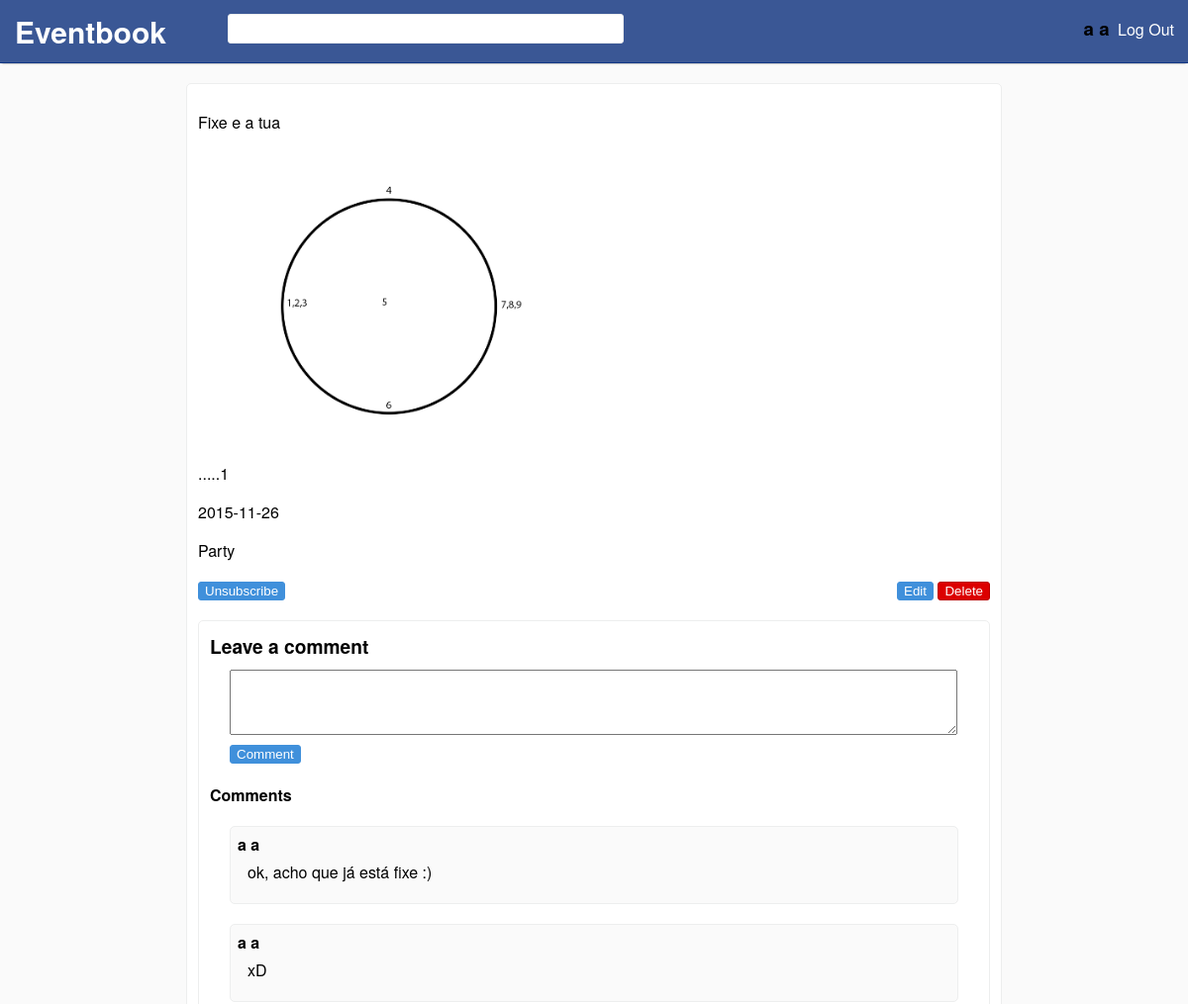
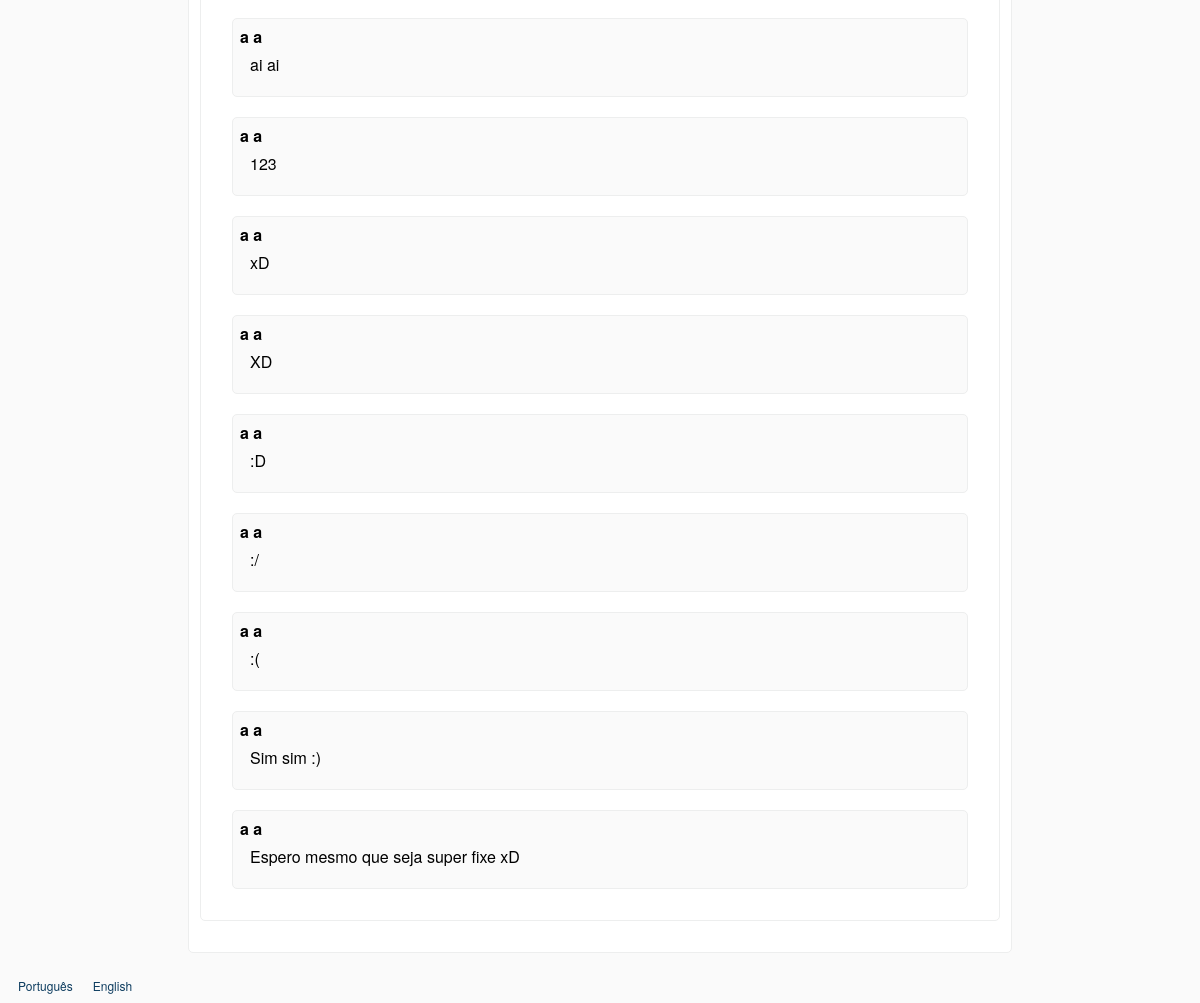
/events/12 (signed in), run on the app's committed database (2 pictures, top to bottom).
### tables this page shows
CREATE TABLE events
(
	id INTEGER PRIMARY KEY,
	name TEXT NOT NULL,
	image TEXT NOT NULL,
	creation_date DATETIME DEFAULT(DATETIME('now')),
	date DATETIME NOT NULL,
	description TEXT NOT NULL,
	type_id INTEGER REFERENCES types(id),
	user_id INTEGER REFERENCES users(id)
, deleted BOOLEAN DEFAULT(0), public BOOLEAN DEFAULT(1));

CREATE TABLE event_comments
(
	id INTEGER PRIMARY KEY,
	event_id INTEGER NOT NULL REFERENCES events(id),
	user_id INTEGER NOT NULL REFERENCES users(id),
	date DATETIME DEFAULT(DATETIME('now')),
	text TEXT NOT NULL
);

### database/events.php (called while the page is built, shortened)
<?php
	include_once('connection.php');
	function getEventAndSubscription($event_id, $user_id)
	{
		global $db;
		$stmt = $db->prepare('SELECT events.id id,name,image,date,description,type,events.user_id user_id, COUNT(event_id) subscribed FROM events
			LEFT JOIN event_types ON type_id = event_types.id
			LEFT JOIN event_subscriptions ON event_id = events.id AND event_subscriptions.user_id = ?
			WHERE events.id=? AND deleted = 0');
		$stmt->execute(array($user_id,$event_id));
		return $stmt->fetch();
	}
	function getEventComments($event_id, $last_id = false)
	{
		global $db;
		if ($last_id === false)
		{
			$stmt = $db->prepare('SELECT event_comments.id id, (first_name || " " || last_name) user_name, date, text FROM event_comments
				LEFT JOIN users ON user_id = users.id WHERE event_id = ? ORDER BY id DESC');
			$stmt->execute(array($event_id));
			return $stmt->fetchAll();
		}
	}
?>

### languages/en.php (called while the page is built)
<?php
$lang = array();
$lang['SITE_NAME'] = 'Eventbook';
$lang['REGISTER'] = 'Register';
$lang['FIRST_NAME'] = 'First Name';
$lang['FIRST_NAME_ERROR'] = 'Invalid first name.';
$lang['LAST_NAME'] = 'Last Name';
$lang['LAST_NAME_ERROR'] = 'Invalid last name.';
$lang['EMAIL'] = 'E-mail';
$lang['EMAIL_ERROR'] = "Invalid email.";
$lang['EMAIL_IN_USE'] = "Email already in use.";
$lang['CONFIRM_EMAIL'] = 'Confirm e-mail';
$lang['PASSWORD'] = 'Password';
$lang['PASSWORD_LENGTH'] = "Passwords must have at least 8 characters.";
$lang['PASSWORD_DIFF'] = "Passwords do not match.";
$lang['CONFIRM_PASSWORD'] = 'Confirm password';
$lang['LOGIN'] = 'Log In';
$lang['UNREGISTERED_EMAIL'] = 'Unregistered or invalid email.';
$lang['INVALID_PASSWORD'] = 'Invalid password.';
$lang['LOGOUT'] = 'Log Out';
$lang['MY_EVENTS'] = 'My Events';
$lang['SUBSCRIBED'] = 'Subscribed';
$lang['CREATE'] = 'Create';
$lang['NAME'] = 'Name';
$lang['DESCRIPTION'] = 'Description';
$lang['DATE'] = 'Date';
$lang['IMAGE'] = 'Image';
$lang['TYPE'] = 'Type';
$lang['PARTY'] = 'Party';
$lang['BUSINESS'] = 'Business';
$lang['MEETING'] = 'Meeting';
$lang['CEREMONY'] = 'Ceremony';
$lang['EDUCATIONAL'] = 'Educational';
$lang['INVALID_NAME'] = 'Invalid name.';
$lang['INVALID_DESCRIPTION'] = 'Invalid description.';
$lang['INVALID_DATE'] = 'Invalid date.';
$lang['INVALID_IMAGE'] = 'Upload a valid image.';
$lang['IMAGE_SIZE_ERROR'] = "Image's size can not be higher than 5MB.";
$lang['IMAGE_EXT_ERROR'] = 'Invalid extension (Accepted: jpg, png, gif).';
$lang['SUBSCRIBE'] = 'Subscribe';
$lang['UNSUBSCRIBE'] = 'Unsubscribe';
$lang['DELETE_MSG'] = 'Are you sure you want to delete this event?';
$lang['DELETE'] = 'Delete';
$lang['EDIT'] = 'Edit';
$lang['LEAVE_A_COMMENT'] = 'Leave a comment';
$lang['COMMENTS'] = 'Comments';
$lang['MAKE_COMMENT'] = 'Comment';
$lang['NO_COMMENTS_YET'] = 'There are no comments yet.';
?>

### templates/comments.php (the view, shortened to what this page needs)
<div id="comments-box" class="box" <?php if (!$subscribed && !$owner) echo 'style="display:none"' ?> >
	<div>
		<h2><?php echo $lang['LEAVE_A_COMMENT']?></h2>
		<textarea id="comment-area" name="comment" rows='4'></textarea>
		<button id="comment-button" class="button"><?php echo $lang['MAKE_COMMENT']?></button>
	<div>
		<h3><?php echo $lang['COMMENTS']?></h3>
		<ul id="comments-list">
			<?php
			$comments = getEventComments($_GET['id']);
			if (empty($comments)) {
				echo '<div id="last-comment-id" style="display:none">0</div>';
				echo '<p id="no-comments-yet">'.$lang['NO_COMMENTS_YET'].'</p>';
			}
			else
			{
				foreach ($comments as $row)
				{
					echo '<li class="comment">';
					echo '<div class="author">'.$row['user_name'].'</div>';
					echo '<div class="comment-text">'.$row['text'].'</div></li>';
				}
			}
			?>
		</ul>
	</div>
</div>

### templates/event.php (shortened to what this page needs)
<?php
if (isSet($_SESSION['user_id']))
	$row = getEventAndSubscription($_GET['id'],$_SESSION['user_id']);
else $row = getEvent($_GET['id']);
?>
<!DOCTYPE html>
<html>
<head>
	<link rel="stylesheet" href="../styles.css">
</head>
<body>
	<div id="wrapper">
		<?php include('templates/header.php'); ?>
		<div id="content" >
			<div class="box center default-width">
				<p><?php echo $row['name'] ?></p>
				<div class="div-event-image-big" style="background-image:url(<?php echo '../'.$row['image'] ?>)"></div>
				<p><?php echo $row['description'] ?></p>
				<p><?php echo $row['date'] ?></p>
				<p><?php echo $lang[$row['type']] ?></p>
				<?php
				if (isSet($_SESSION['user_id']))
				{
					$subscribed = $row['subscribed'];
					$owner = ($_SESSION['user_id'] === $row['user_id']);
					echo '<button id="unsubscribe" style="'.($subscribed?'':'display:none').'" class="subscription button">'.$lang['UNSUBSCRIBE'].'</button>';
					if ($owner)
					{
						$path = "./edit/".$_GET['id']; ?>
						<div id="del-edit-div">
							<button id="edit-button" name='edit' onclick='location.href="<?php echo $path?>"' class='button'><?php echo $lang['EDIT'] ?></button>
							<button id="delete-button" name='delete' class='button'><?php echo $lang['DELETE'] ?></button>
						</div>
					<?php
					}
					include('templates/comments.php');
				}
				include('templates/footer.php');
				?>
			</div>
		</div>
	</div>
</body>
</html>

### styles.css (style rules this page uses)
html, body { margin:0; padding:0; height:100%; background: #fafafa; font-family: 'proxima-nova','Helvetica Neue',Arial,Helvetica,sans-serif; }
#wrapper { min-height:100%; position:relative; }
#content { padding-bottom:50px; }
.box { background-color: #fff; border: 1px solid #edeeee; border-radius: 5px; margin: 0; margin-bottom: 20px; padding: 11px; }
.button { color: #fff; background-color: #4090db; border-color: #4090db; border-radius: 3px; border-style: solid; border-width: 1px; cursor: pointer; }
.div-event-image-big { width: 100%; height: 300px; background-size: contain; background-position: left; background-repeat: no-repeat; }
#del-edit-div { float: right; }
#delete-button { background-color: #dc0000; border-color: #ba0000; }
.default-width { width: 800px; }
.center { margin: 20px auto 0; }
#comments-box { margin-top: 20px; width:97% }
#comments-box h2 { margin:0 0 10px 0; font-size: 1.2em; }
#comments-box h3 { margin:0 0 10px 0; font-size: 1em; }
#comments-box button { margin: 10px 0 20px; }
#comments-box ul { padding-left: 0; }
#comment-area { display:block; resize:vertical; width: 94%; }
#comment-area, #comments-box button { margin-left: 20px; }
.comment { padding: 6px 20px 20px 7px; margin: 20px; background-color: #fafafa; border: 1px solid #edeeee; border-radius: 5px; list-style-type: none; }
.author { font-weight: bold; margin: 0; padding: 0; }
.comment-text { margin-left: 10px; margin-top: 5px; word-wrap: break-word; }

### data on the page
events: name "Fixe e a tua", image (picture), description ".....1", date "2015-11-26"
event_comments: user_name "a a", text "ok, acho que já está fixe :)"
event_comments: user_name "a a", text "xD"
event_comments: user_name "a a", text "ai ai"
event_comments: user_name "a a", text "123"
event_comments: user_name "a a", text "xD"
event_comments: user_name "a a", text "XD"
event_comments: user_name "a a", text ":D"
event_comments: user_name "a a", text ":/"
event_comments: user_name "a a", text ":("
event_comments: user_name "a a", text "Sim sim :)"
event_comments: user_name "a a", text "Espero mesmo que seja super fixe xD"

### other printed values
$lang['SITE_NAME'] "Eventbook"
getFullName($_SESSION['user_id']) "a a"
$lang['LOGOUT'] "Log Out"
$lang[$row['type']] "Party"
$lang['UNSUBSCRIBE'] "Unsubscribe"
$lang['EDIT'] "Edit"
$lang['DELETE'] "Delete"
$lang['LEAVE_A_COMMENT'] "Leave a comment"
$lang['MAKE_COMMENT'] "Comment"
$lang['COMMENTS'] "Comments"
